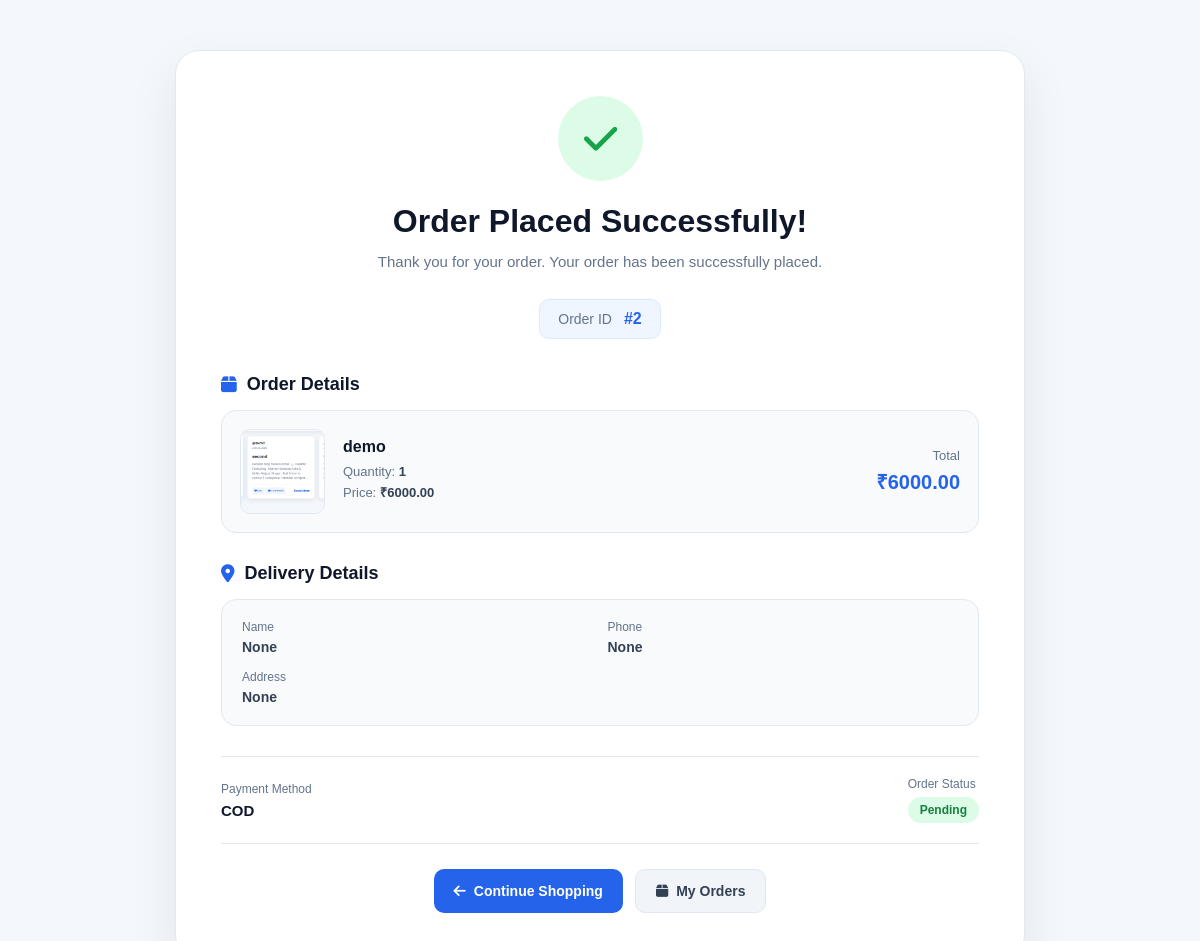
/order-success/2/, run on an earlier commit of the app's database.
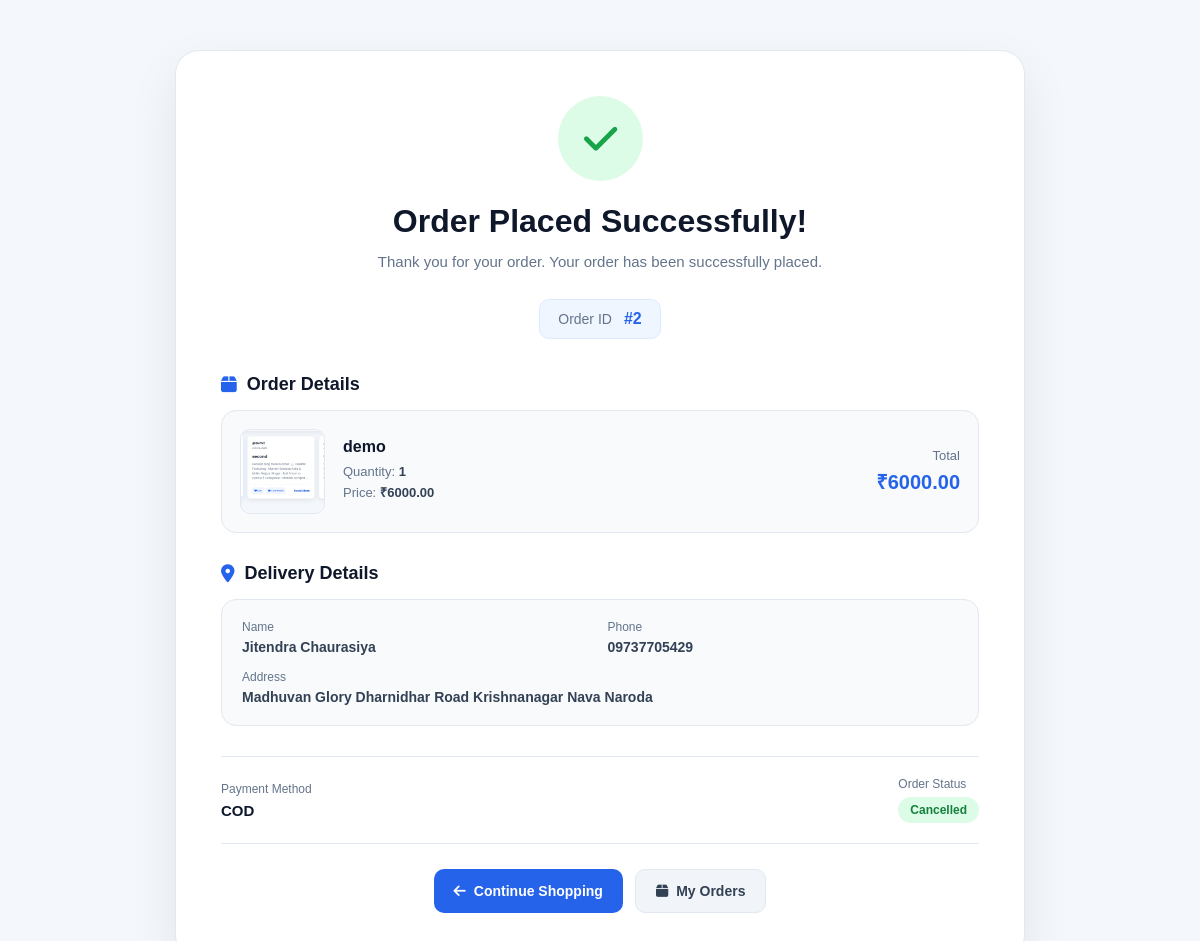
And on a later commit of the database.
### user/models.py (models this page shows, shortened)
class Order(models.Model):
    user = models.ForeignKey(User, on_delete=models.CASCADE)
    product = models.ForeignKey(Product, on_delete=models.CASCADE)
    quantity = models.PositiveIntegerField(default=1)
    total_price = models.DecimalField(max_digits=10, decimal_places=2)
    full_name = models.CharField(max_length=100, null=True, blank=True)
    phone = models.CharField(max_length=15, null=True, blank=True)
    address = models.TextField(null=True, blank=True)
    payment_method = models.CharField(max_length=50, default="COD")
    status = models.CharField(max_length=20,default="Pending")
    created_at = models.DateTimeField(auto_now_add=True)

class Product(models.Model):
    name = models.CharField(max_length=100)
    detail = models.CharField(max_length=500)
    price = models.DecimalField(max_digits=10, decimal_places=2)
    quantity = models.PositiveIntegerField()
    category = models.ForeignKey(Category,on_delete=models.CASCADE)
    subCategory = models.ForeignKey(SubCategory,on_delete=models.CASCADE)
    childCategory = models.ForeignKey(ChildCategory,on_delete=models.CASCADE)
    image = models.FileField(upload_to="product",blank=True,null=True)
    createdAt = models.DateField(auto_now_add=True,null=True,blank=True)
    active = models.BooleanField(default=True)

### user/views.py (the view)
# urls.py: path("order-success/<int:id>/",views.orderSuccess,name="orderSuccess"),
def orderSuccess(request, id):
    order = get_object_or_404(
        Order.objects.select_related("product"),
        id=id
    )
    return render(request, "orderSuccess.html", {
        "order": order
    })

### user/context_processors.py (called while the page is built)
def global_data(request):
    user = None
    cart_count = 0
    wishlist_count = 0
    userId = request.session.get("user_id")
    if userId:
        user = User.objects.filter(id=userId).first()
        if user:
            cart_count = sum(cart.quantity for cart in Cart.objects.filter(user=user))
            wishlist_count = Wishlist.objects.filter(user=user).count()
    return {
        "categories": Category.objects.prefetch_related(
            "subcategories__childcategories"
        ),
        "user": user,
        "is_login": "username" in request.session,
        "cart_count": cart_count,
        "wishlist_count": wishlist_count,
    }

### user/templates/orderSuccess.html (shortened to what this page needs)
{% load static %}
<!doctype html>
<html lang="en">
  <head>
    <link rel="stylesheet" href="{% static 'css/orderSuccess.css' %}" />
    <link
      rel="stylesheet"
      href="https://cdnjs.cloudflare.com/ajax/libs/font-awesome/6.7.1/css/all.min.css"
    />
  </head>
  <body>
    <div class="success-page">
      <div class="success-card">
        <div class="success-icon">
          <i class="fa-solid fa-check"></i>
        </div>
        <h1>Order Placed Successfully!</h1>
        <p class="success-message">
          Thank you for your order. Your order has been successfully placed.
        </p>
        <div class="order-id">
          <span>Order ID</span>
          <strong> #{{ order.id }} </strong>
        </div>
        <div class="product-section">
          <h3>
            <i class="fa-solid fa-box"></i>
            Order Details
          </h3>
          <div class="product-card">
            {% if order.product.image %}
            <img
              src="{{ order.product.image.url }}"
              alt="{{ order.product.name }}"
            />
            {% else %}
            <img src="https://placehold.co/100x100" alt="Product" />
            {% endif %}
            <div class="product-info">
              <h4>{{ order.product.name }}</h4>
              <p>
                Quantity:
                <strong>{{ order.quantity }}</strong>
              </p>
              <p>
                Price:
                <strong> ₹{{ order.product.price }} </strong>
              </p>
            </div>
            <div class="product-total">
              <span>Total</span>
              <strong> ₹{{ order.total_price }} </strong>
            </div>
          </div>
        </div>
        <div class="delivery-section">
          <h3>
            <i class="fa-solid fa-location-dot"></i>
            Delivery Details
          </h3>
          <div class="delivery-box">
            <div>
              <span>Name</span>
              <strong> {{ order.full_name }} </strong>
            </div>
            <div>
              <span>Phone</span>
              <strong> {{ order.phone }} </strong>
            </div>
            <div class="address">
              <span>Address</span>
              <strong> {{ order.address }} </strong>
            </div>
          </div>
        </div>
        <div class="payment-section">
          <div>
            <span>Payment Method</span>
            <strong> {{ order.payment_method }} </strong>
          </div>
          <div>
            <span>Order Status</span>
            <strong class="status"> {{ order.status }} </strong>
          </div>
        </div>
        <div class="action-buttons">
          <a href="{% url 'home' %}" class="continue-btn">
            <i class="fa-solid fa-arrow-left"></i>
            Continue Shopping
          </a>
          <a href="{% url 'orders' %}" class="orders-btn">
            <i class="fa-solid fa-box"></i>
            My Orders
          </a>
        </div>
      </div>
    </div>
  </body>
</html>

What changed in the data, as far as the page shows it:
changed Order "COD": full_name "None" → "Jitendra Chaurasiya"; phone "None" → "09737705429"; address "None" → "Madhuvan Glory Dharnidhar Road Krishnanagar Nava Naroda"; status "Pending" → "Cancelled"
